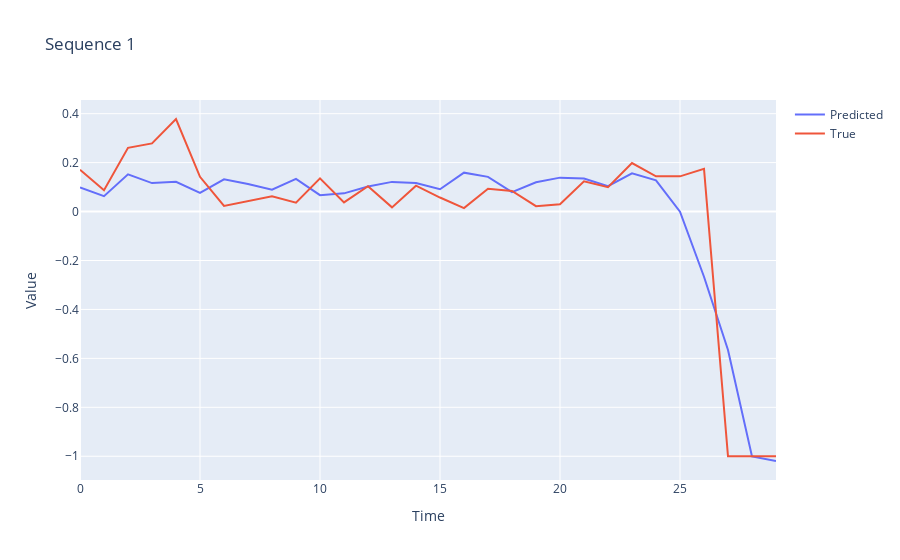
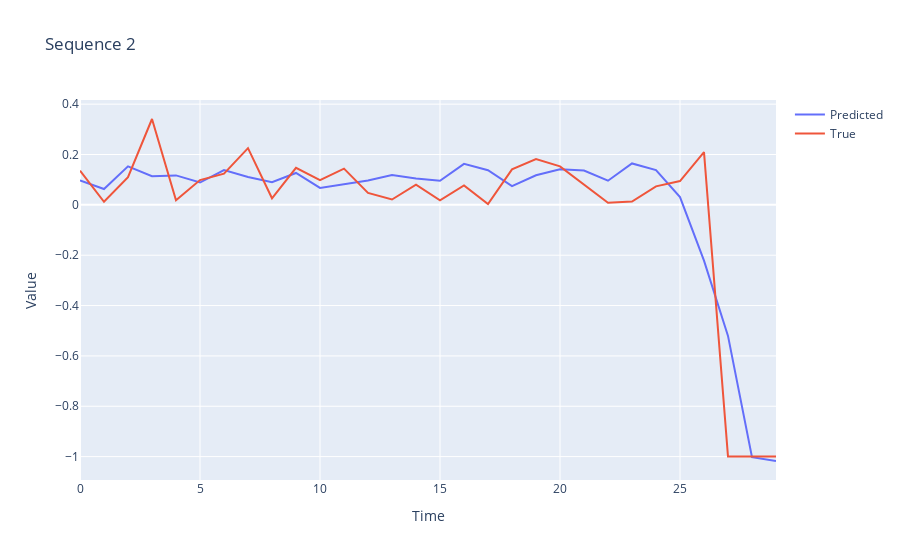
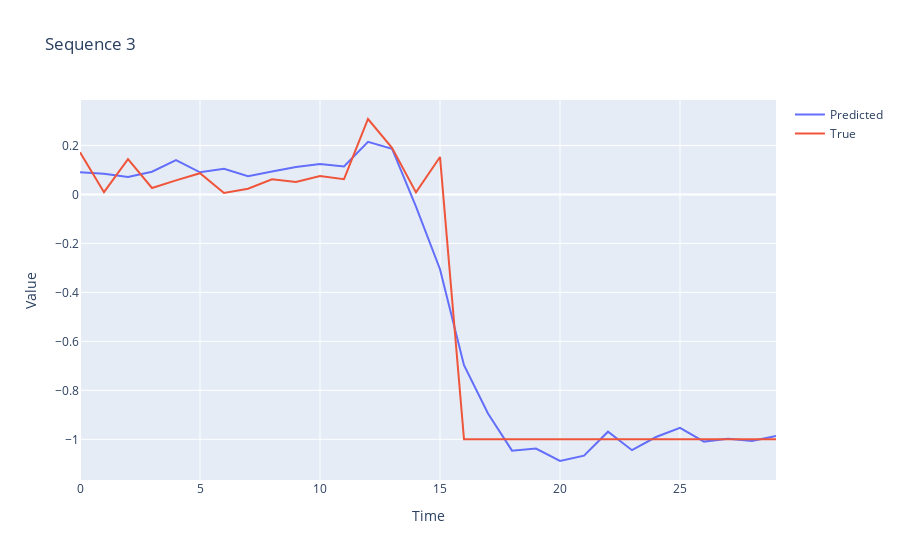
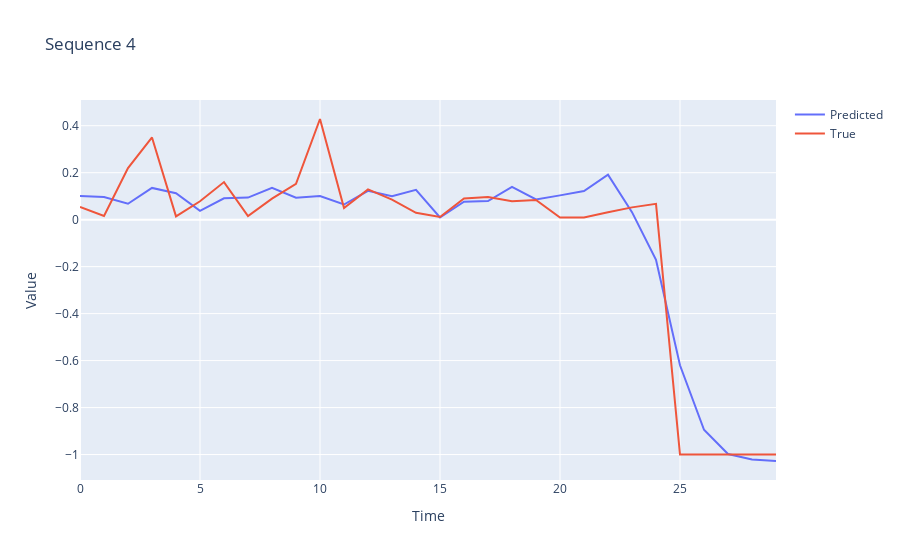

Notebook code cell kept with these figures, in order:
### Code cell
import plotly.graph_objs as go


def plot_sequences(nb, y_pred, y_true) :
    
    for i in range(nb):
        trace1 = go.Scatter(
            x = list(range(len(y_pred[i]))),
            y = y_pred[i],
            name = 'Predicted'
        )
        trace2 = go.Scatter(
            x = list(range(len(y_true[i]))),
            y = y_true[i],
            name = 'True'
        )
        layout = go.Layout(
            title = f'Sequence {i+1}',
            xaxis = dict(title = 'Time'),
            yaxis = dict(title = 'Value')
        )
        fig = go.Figure(data=[trace1, trace2], layout=layout)
        fig.show()



nb_sequences_to_plot = 10
plot_sequences(nb_sequences_to_plot, preds, y_test_pad)

### Figure 1 — Plotly figure (JSON) as saved in the notebook; plotly's stock layout.template omitted (floating-point values rounded to 4 significant figures)
{"data": [{"name": "Predicted", "type": "scatter", "x": [0, 1, 2, 3, 4, 5, 6, 7, 8, 9, 10, 11, 12, 13, 14, 15, 16, 17, 18, 19, 20, 21, 22, 23, 24, 25, 26, 27, 28, 29], "y": [0.09822, 0.06304, 0.1523, 0.1163, 0.1216, 0.07645, 0.132, 0.113, 0.08928, 0.1335, 0.06698, 0.07434, 0.1022, 0.1213, 0.117, 0.09137, 0.1589, 0.1418, 0.07966, 0.1199, 0.1387, 0.1352, 0.1035, 0.1563, 0.1278, -0.0003801, -0.2664, -0.5654, -1.001, -1.019]}, {"name": "True", "type": "scatter", "x": [0, 1, 2, 3, 4, 5, 6, 7, 8, 9, 10, 11, 12, 13, 14, 15, 16, 17, 18, 19, 20, 21, 22, 23, 24, 25, 26, 27, 28, 29], "y": [0.171, 0.08753, 0.2606, 0.2787, 0.3783, 0.1419, 0.02314, 0.04225, 0.06237, 0.03622, 0.1358, 0.03722, 0.1036, 0.0171, 0.1056, 0.05734, 0.01408, 0.09356, 0.08451, 0.02213, 0.03018, 0.1237, 0.0996, 0.1982, 0.1439, 0.1439, 0.1751, -1, -1, -1]}], "layout": {"title": {"text": "Sequence 1"}, "xaxis": {"title": {"text": "Time"}}, "yaxis": {"title": {"text": "Value"}}}}

### Figure 2 — Plotly figure (JSON) as saved in the notebook; plotly's stock layout.template omitted (floating-point values rounded to 4 significant figures)
{"data": [{"name": "Predicted", "type": "scatter", "x": [0, 1, 2, 3, 4, 5, 6, 7, 8, 9, 10, 11, 12, 13, 14, 15, 16, 17, 18, 19, 20, 21, 22, 23, 24, 25, 26, 27, 28, 29], "y": [0.09747, 0.06298, 0.1532, 0.1137, 0.1171, 0.08866, 0.1385, 0.1107, 0.0898, 0.1268, 0.06746, 0.08188, 0.09667, 0.119, 0.1051, 0.09554, 0.1629, 0.1376, 0.07471, 0.1173, 0.1412, 0.1365, 0.09592, 0.1645, 0.1379, 0.03078, -0.2216, -0.5206, -1.002, -1.017]}, {"name": "True", "type": "scatter", "x": [0, 1, 2, 3, 4, 5, 6, 7, 8, 9, 10, 11, 12, 13, 14, 15, 16, 17, 18, 19, 20, 21, 22, 23, 24, 25, 26, 27, 28, 29], "y": [0.1358, 0.01207, 0.1097, 0.341, 0.01811, 0.09859, 0.1237, 0.2254, 0.02616, 0.1469, 0.09859, 0.1439, 0.04728, 0.02113, 0.08048, 0.01811, 0.07746, 0.003018, 0.1408, 0.1821, 0.1529, 0.08048, 0.008048, 0.01308, 0.07344, 0.09457, 0.2093, -1, -1, -1]}], "layout": {"title": {"text": "Sequence 2"}, "xaxis": {"title": {"text": "Time"}}, "yaxis": {"title": {"text": "Value"}}}}

### Figure 3 — Plotly figure (JSON) as saved in the notebook; plotly's stock layout.template omitted (floating-point values rounded to 4 significant figures)
{"data": [{"name": "Predicted", "type": "scatter", "x": [0, 1, 2, 3, 4, 5, 6, 7, 8, 9, 10, 11, 12, 13, 14, 15, 16, 17, 18, 19, 20, 21, 22, 23, 24, 25, 26, 27, 28, 29], "y": [0.09004, 0.08479, 0.07069, 0.09263, 0.1403, 0.09028, 0.1048, 0.07398, 0.09347, 0.1118, 0.1238, 0.1144, 0.2146, 0.1864, -0.05019, -0.3055, -0.6972, -0.8947, -1.046, -1.037, -1.088, -1.066, -0.9688, -1.044, -0.9905, -0.9529, -1.009, -0.9973, -1.007, -0.9858]}, {"name": "True", "type": "scatter", "x": [0, 1, 2, 3, 4, 5, 6, 7, 8, 9, 10, 11, 12, 13, 14, 15, 16, 17, 18, 19, 20, 21, 22, 23, 24, 25, 26, 27, 28, 29], "y": [0.172, 0.009054, 0.1439, 0.02616, 0.05734, 0.08652, 0.006036, 0.02314, 0.06137, 0.0503, 0.07545, 0.06237, 0.3078, 0.1901, 0.008048, 0.1529, -1, -1, -1, -1, -1, -1, -1, -1, -1, -1, -1, -1, -1, -1]}], "layout": {"title": {"text": "Sequence 3"}, "xaxis": {"title": {"text": "Time"}}, "yaxis": {"title": {"text": "Value"}}}}

### Figure 4 — Plotly figure (JSON) as saved in the notebook; plotly's stock layout.template omitted (floating-point values rounded to 4 significant figures)
{"data": [{"name": "Predicted", "type": "scatter", "x": [0, 1, 2, 3, 4, 5, 6, 7, 8, 9, 10, 11, 12, 13, 14, 15, 16, 17, 18, 19, 20, 21, 22, 23, 24, 25, 26, 27, 28, 29], "y": [0.1005, 0.09653, 0.06782, 0.1352, 0.1123, 0.03721, 0.09101, 0.09385, 0.1358, 0.09352, 0.1005, 0.06457, 0.123, 0.1002, 0.1269, 0.009299, 0.07657, 0.07908, 0.1396, 0.08597, 0.1034, 0.1222, 0.1915, 0.03197, -0.1713, -0.6198, -0.8945, -0.9976, -1.021, -1.027]}, {"name": "True", "type": "scatter", "x": [0, 1, 2, 3, 4, 5, 6, 7, 8, 9, 10, 11, 12, 13, 14, 15, 16, 17, 18, 19, 20, 21, 22, 23, 24, 25, 26, 27, 28, 29], "y": [0.05433, 0.0161, 0.2193, 0.3501, 0.01408, 0.07847, 0.16, 0.01509, 0.08954, 0.1529, 0.4286, 0.0493, 0.1288, 0.08551, 0.02918, 0.01107, 0.09054, 0.09658, 0.07847, 0.0835, 0.009054, 0.009054, 0.03119, 0.05231, 0.0674, -1, -1, -1, -1, -1]}], "layout": {"title": {"text": "Sequence 4"}, "xaxis": {"title": {"text": "Time"}}, "yaxis": {"title": {"text": "Value"}}}}
